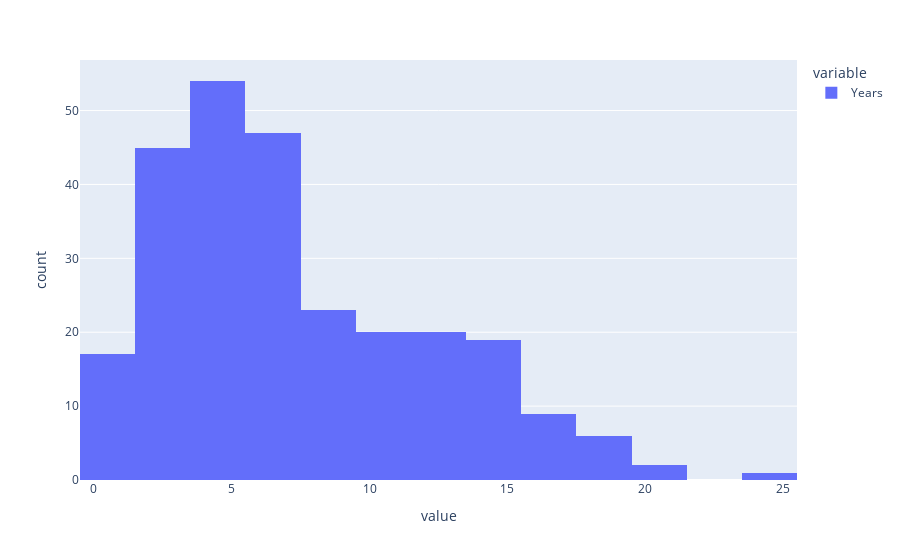

Notebook cell for this chart:
### Markdown cell above
Looks reasonable. Make a histogram for the 7th column

### Code cell
px.histogram(dataframe[(columns[6])])

#<xml xmlns="https://developers.google.com/blockly/xml"><variables><variable id="YtOOS!JE-+8IZ!JNUh]l">px</variable><variable id="SI@^,P?H2_w62.Ew9{z*">dataframe</variable><variable id="oE-(@ZKS@.ZEcZ:4m}~g">columns</variable></variables><block type="varDoMethod_Python" id="BA;^5Vw*oM|6hd_74/:@" x="0" y="0"><mutation items="1"></mutation><field name="VAR" id="YtOOS!JE-+8IZ!JNUh]l">px</field><field name="MEMBER">histogram</field><data>px:histogram</data><value name="ADD0"><block type="indexer_Python" id="BQ(vXp;3Gd5)MFSE.iV3"><field name="VAR" id="SI@^,P?H2_w62.Ew9{z*">dataframe</field><value name="INDEX"><block type="lists_getIndex" id="GK$N3n@4ICo+}QY#qN0b"><mutation statement="false" at="true"></mutation><field name="MODE">GET</field><field name="WHERE">FROM_START</field><value name="VALUE"><block type="variables_get" id="Z[!LwZ/UahxIIY*K2E5."><field name="VAR" id="oE-(@ZKS@.ZEcZ:4m}~g">columns</field></block></value><value name="AT"><block type="math_number" id="#!:K/(I)X{@6.-K6^=G8"><field name="NUM">7</field></block></value></block></value></block></value></block></xml>

### Figure 1 — Plotly figure (JSON) as saved in the notebook; plotly's stock layout.template omitted (floating-point values rounded to 4 significant figures; data arrays with more than 128 entries replaced by an {"elided": "..."} marker saying what was removed)
{"data": [{"alignmentgroup": "True", "bingroup": "x", "hovertemplate": "variable=Years<br>value=%{x}<br>count=%{y}<extra></extra>", "legendgroup": "Years", "marker": {"color": "#636efa", "pattern": {"shape": ""}}, "name": "Years", "offsetgroup": "Years", "orientation": "v", "showlegend": true, "type": "histogram", "x": {"elided": "263 int values"}, "xaxis": "x", "yaxis": "y"}], "layout": {"autosize": true, "barmode": "relative", "legend": {"title": {"text": "variable"}, "tracegroupgap": 0}, "margin": {"t": 60}, "xaxis": {"anchor": "y", "autorange": true, "domain": [0, 1], "range": [-0.5, 25.5], "title": {"text": "value"}, "type": "linear"}, "yaxis": {"anchor": "x", "autorange": true, "domain": [0, 1], "range": [0, 56.84], "title": {"text": "count"}}}}
